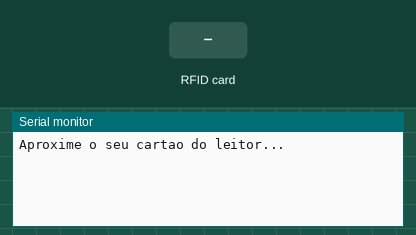
The sketch below on a simulated Arduino Uno, built with avr-gcc and run on an emulated ATmega328P. On the bench: the last lines printed to the serial monitor. Inputs (shaded band) come from the test bench.

Above: at 1.2 s.
1.3 s: RFID card 89 19 31 C5 held to the reader
At 2.5 s:
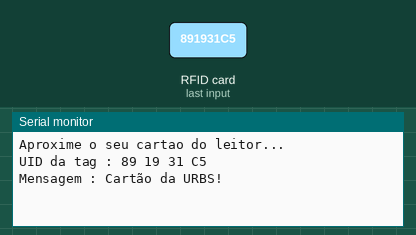
2.8 s: RFID card 5E 7A 19 C4 held to the reader
At 4.2 s:
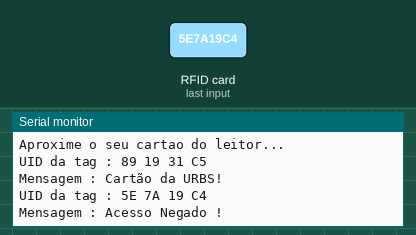

The sketch:

RFID.ino
```cpp
//Programa : RFID - Controle de Acesso leitor RFID
//Autor : FILIPEFLOP

#include <SPI.h>
#include <MFRC522.h>
#include <LiquidCrystal.h>

#define SS_PIN 10
#define RST_PIN 9
MFRC522 mfrc522(SS_PIN, RST_PIN);   // Create MFRC522 instance.


char st[20];

void setup()
{
  Serial.begin(9600);   // Inicia a serial
  SPI.begin();      // Inicia  SPI bus
  mfrc522.PCD_Init();   // Inicia MFRC522
  Serial.println("Aproxime o seu cartao do leitor...");
  Serial.println();
}

void loop()
{
  // Look for new cards
  if ( ! mfrc522.PICC_IsNewCardPresent())
  {
    return;
  }
  // Select one of the cards
  if ( ! mfrc522.PICC_ReadCardSerial())
  {
    return;
  }
  //Mostra UID na serial
  Serial.print("UID da tag :");
  String conteudo= "";
  byte letra;
  for (byte i = 0; i < mfrc522.uid.size; i++)
  {
     Serial.print(mfrc522.uid.uidByte[i] < 0x10 ? " 0" : " ");
     Serial.print(mfrc522.uid.uidByte[i], HEX);
     conteudo.concat(String(mfrc522.uid.uidByte[i] < 0x10 ? " 0" : " "));
     conteudo.concat(String(mfrc522.uid.uidByte[i], HEX));
  }
  Serial.println();
  Serial.print("Mensagem : ");
  conteudo.toUpperCase();

  if (conteudo.substring(1) == "89 19 31 C5") //UID 1 - Chaveiro
  {
    Serial.println("Cartão da URBS!");
    Serial.println();
    digitalWrite(3, HIGH);
    delay(500);
    digitalWrite(3, LOW);
    delay(500);
  }

  if (conteudo.substring(1) != "89 19 31 C5") //UID 2 - Cartao
  {
    Serial.println("Acesso Negado !");
    Serial.println();
    digitalWrite(5, HIGH);
    delay(500);
    digitalWrite(5, LOW);
    delay(500);
  }
}
```

Measured:
- after the input at 1.3 s, the serial monitor: prints a new line at once (image 1)
- after the input at 2.8 s, the serial monitor: prints a new line at once (image 2)
